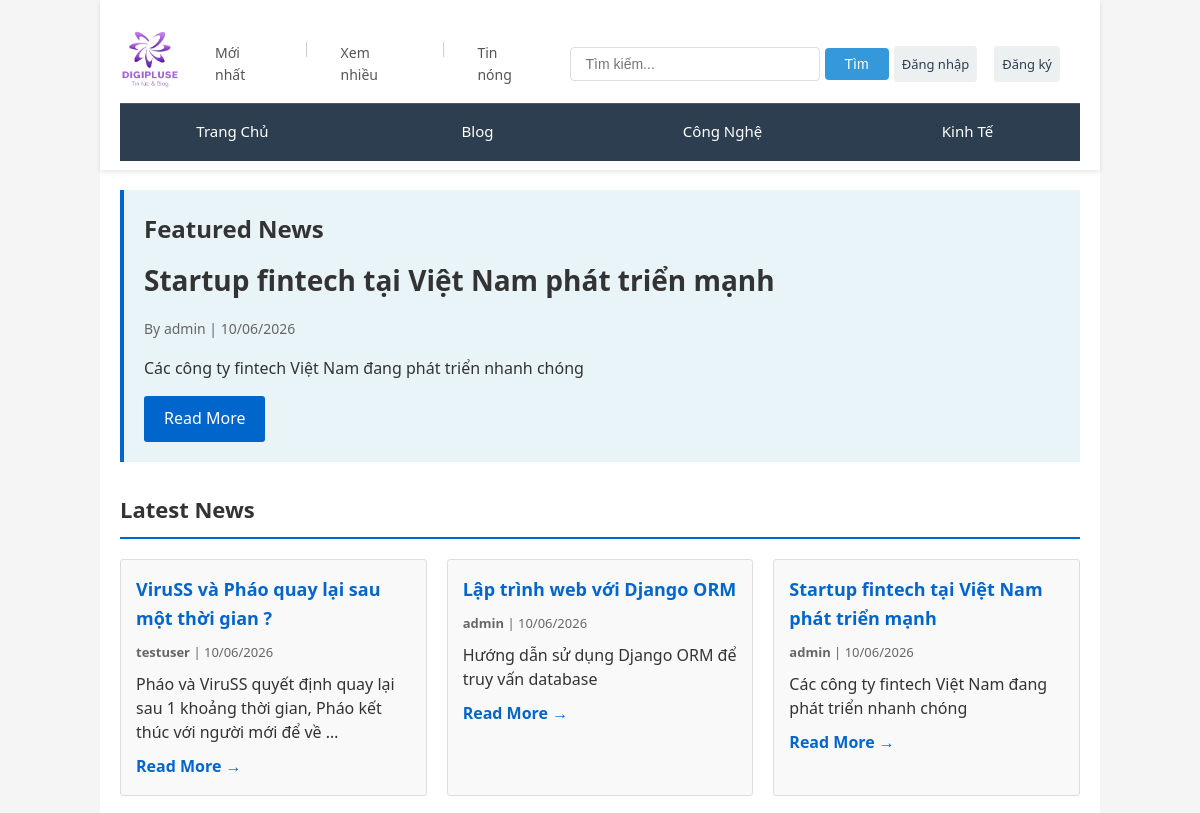
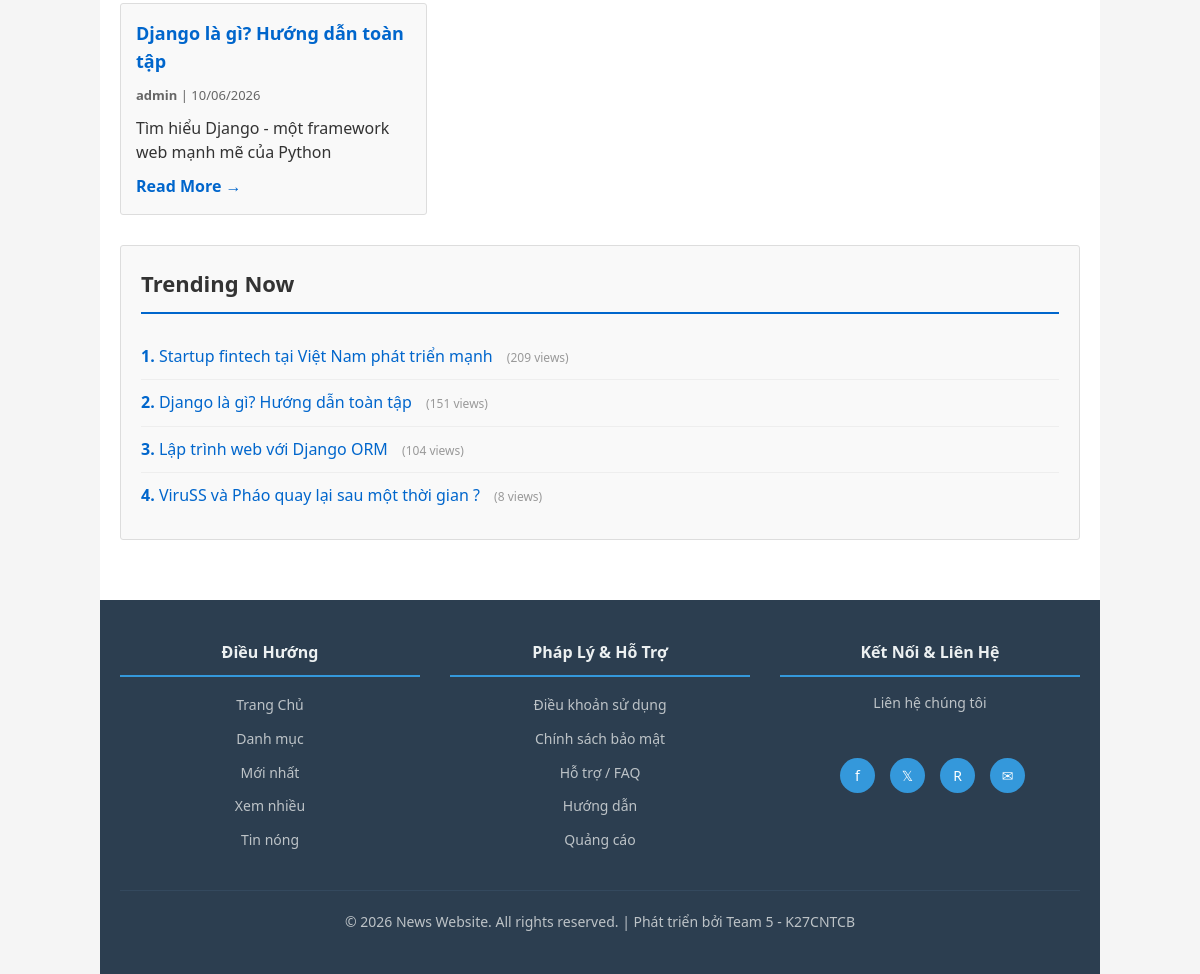
Before: / with the older database file (2 pictures, top to bottom).
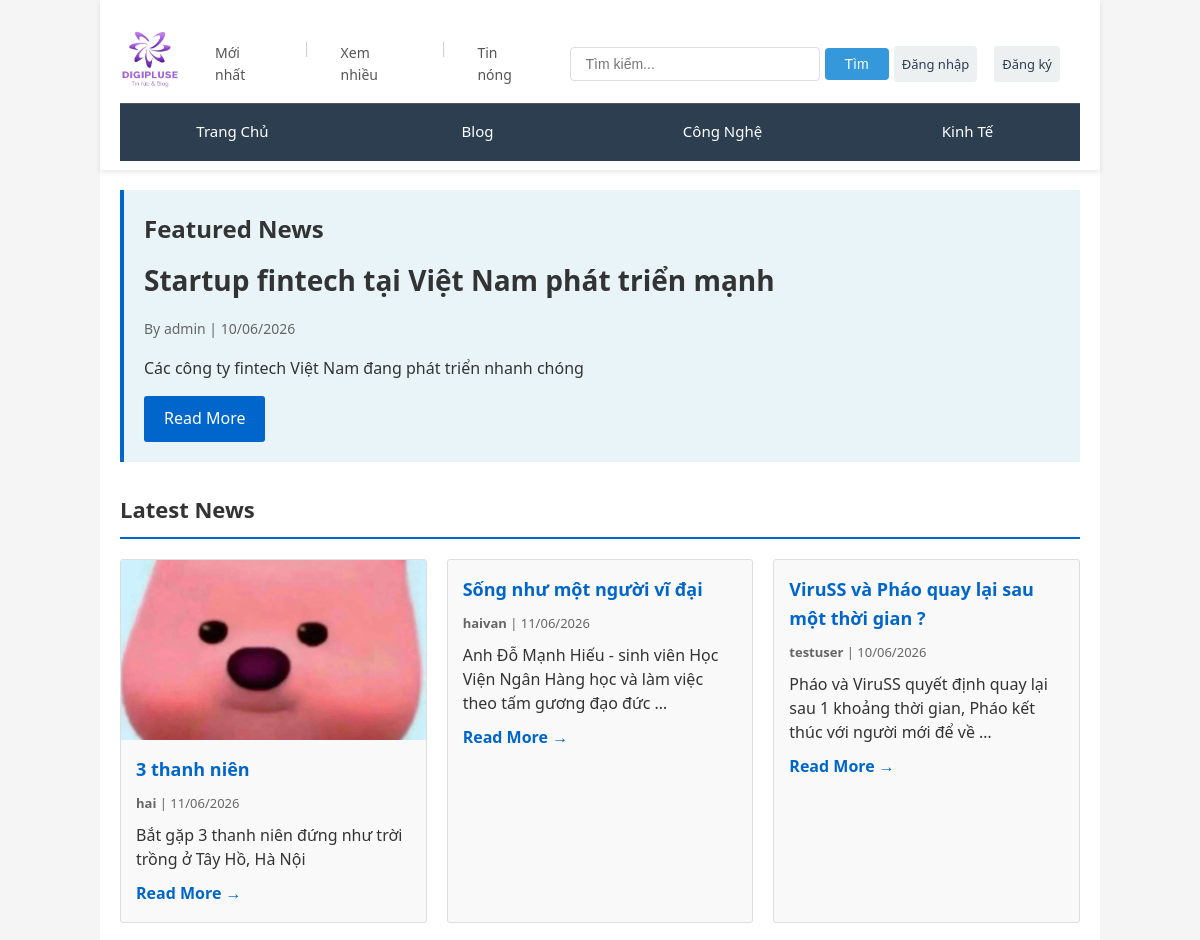
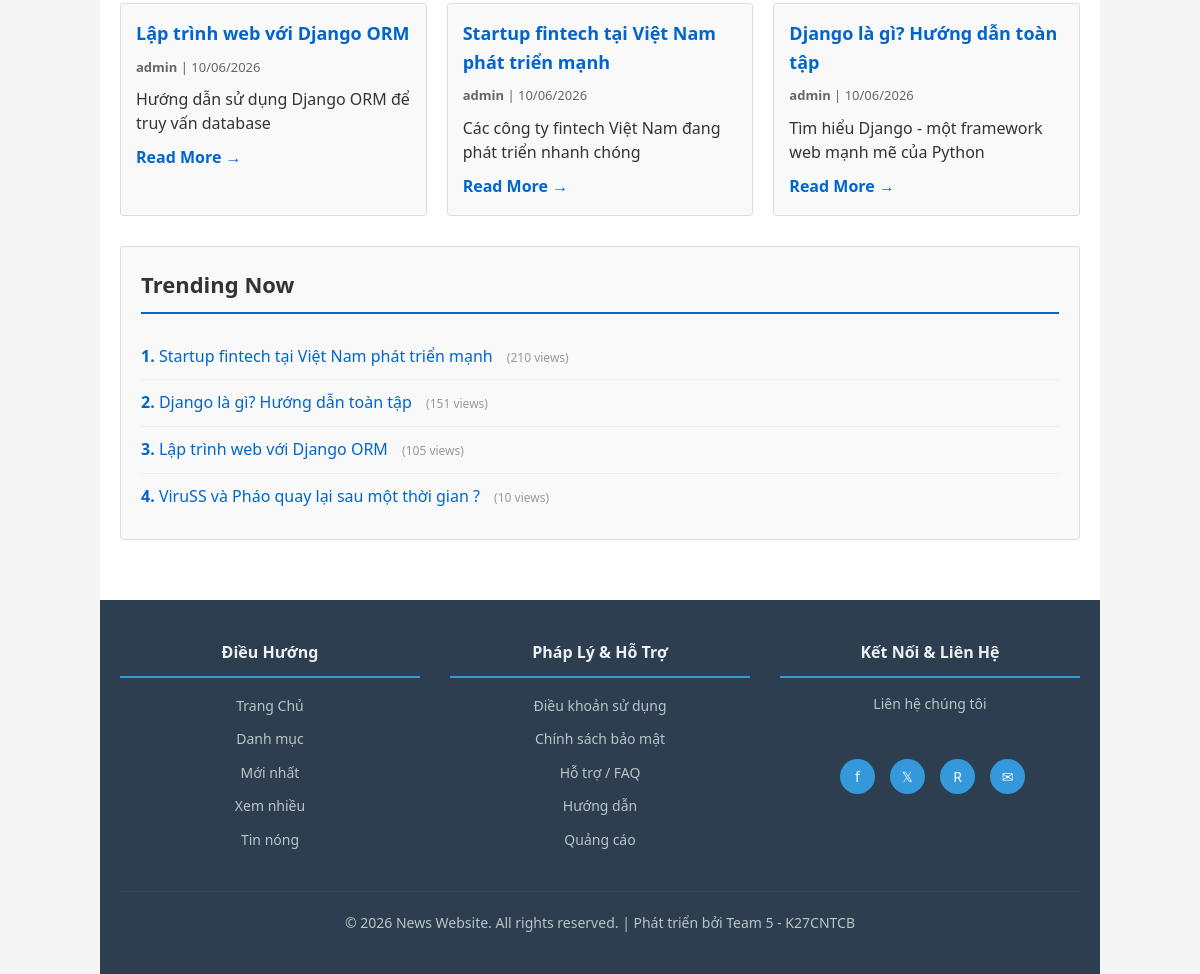
After: the same page with the newer database file (2 pictures, top to bottom).
### Webtintuc/models.py (models this page shows, shortened)
class Category(models.Model):
    CATEGORY_TYPES = (
        ('news', 'Tin Tức'),
        ('blog', 'Blog'),
    )
    name = models.CharField(max_length=100, unique=True)
    slug = models.SlugField(unique=True)
    description = models.TextField(blank=True, null=True)
    category_type = models.CharField(max_length=20, choices=CATEGORY_TYPES, default='news')
    created_at = models.DateTimeField(auto_now_add=True, null=True, blank=True)
    class Meta:
        verbose_name_plural = "Categories"
        ordering = ['name']

class Post(models.Model):
    STATUS_CHOICES = (
        ('draft', 'Nháp'),
        ('published', 'Đã đăng'),
    )
    POST_TYPES = (
        ('news', 'Tin Tức'),
        ('blog', 'Blog'),
    )
    title = models.CharField(max_length=255)
    slug = models.SlugField(unique=True)
    thumbnail = models.ImageField(upload_to='thumbnails/', null=True, blank=True)
    content = models.TextField()
    summary = models.TextField()
    category = models.ForeignKey(Category, on_delete=models.CASCADE)
    author = models.ForeignKey(User, on_delete=models.SET_NULL, null=True)
    tags = models.ManyToManyField(Tag, blank=True)
    views_count = models.IntegerField(default=0)
    status = models.CharField(max_length=20, choices=STATUS_CHOICES, default='draft')
    post_type = models.CharField(max_length=20, choices=POST_TYPES, default='news')
    created_at = models.DateTimeField(auto_now_add=True)
    updated_at = models.DateTimeField(auto_now=True)
    published_at = models.DateTimeField(null=True, blank=True)
    class Meta:
        ordering = ['-published_at', '-created_at']
        verbose_name = "Bài Viết"
        verbose_name_plural = "Bài Viết"

### Webtintuc/views.py (the view)
# urls.py: path('', views.index, name='index'),
def index(request):
    featured_post = Post.objects.filter(status='published').order_by('-views_count').first()
    latest_posts = Post.objects.filter(status='published').order_by('-published_at')[:8]
    trending_posts = Post.objects.filter(status='published').order_by('-views_count')[:4]
    return render(request, 'trang_chu.html', {
        **get_base_context(request),
        'featured_post': featured_post,
        'latest_posts': latest_posts,
        'trending_posts': trending_posts,
    })

### Webtintuc/views.py (called while the page is built)
def get_base_context(request=None):
    ctx = {'categories': Category.objects.filter(category_type='news')}
    if request and request.user.is_authenticated:
        ctx['unread_count'] = Notification.objects.filter(user=request.user, is_read=False).count()
    return ctx

### Webtintuc/templates/trang_chu.html (shortened to what this page needs)
{% extends "base.html" %}
{% block content %}
<div class="container">
    {% if featured_post %}
    <section class="featured">
        <div class="featured-card">
            <h2>Featured News</h2>
            <h1>{{ featured_post.title }}</h1>
            <p class="featured-meta">
                By {{ featured_post.author.get_full_name|default:featured_post.author.username }} | {{ featured_post.published_at|date:"d/m/Y" }}
            </p>
            <p>{{ featured_post.summary }}</p>
            <a href="{% url 'webtintuc:post_detail' featured_post.slug %}" class="btn">Read More</a>
        </div>
    </section>
    {% endif %}
    <section class="news-section">
        <h2>Latest News</h2>
        <div class="news-grid">
            {% for post in latest_posts %}
            <div class="news-card">
                {% if post.thumbnail %}
                <a href="{% url 'webtintuc:post_detail' post.slug %}">
                    <img src="{{ post.thumbnail.url }}" alt="{{ post.title }}" class="card-thumbnail">
                </a>
                {% endif %}
                <div class="card-body">
                <h3><a href="{% url 'webtintuc:post_detail' post.slug %}">{{ post.title }}</a></h3>
                <p class="news-meta">
                    <strong>{{ post.author.get_full_name|default:post.author.username }}</strong> | {{ post.published_at|date:"d/m/Y" }}
                </p>
                <p>{{ post.summary|truncatewords:20 }}</p>
                <a href="{% url 'webtintuc:post_detail' post.slug %}" class="link">Read More →</a>
                </div>
            </div>
            {% empty %}
            <p>No news available</p>
            {% endfor %}
        </div>
    </section>
    {% if trending_posts %}
    <section class="trending">
        <h2>Trending Now</h2>
        <ol class="trending-list">
            {% for post in trending_posts %}
            <li>
                <a href="{% url 'webtintuc:post_detail' post.slug %}">{{ post.title }}</a>
                <span class="views">({{ post.views_count }} views)</span>
            </li>
            {% endfor %}
        </ol>
    </section>
    {% endif %}
</div>
{% endblock %}

### Webtintuc/templates/base.html (shortened to what this page needs)
{% load static %}
<!DOCTYPE html>
<html lang="vi">
<head>
    <link rel="stylesheet" href="{% static 'css/style.css' %}">
</head>
<body>
    <div class="wrapper">
        <header>
            <div class="header-top">
                <a href="{% url 'webtintuc:index' %}" class="logo">
                    <img src="{% static 'images/logo.jpg' %}" alt="Logo" style="width: 100px; margin-left: -40px">
                </a>
                <div class="header-info">
                    <a href="{% url 'webtintuc:index' %}">Mới nhất</a>
                    <span class="separator">|</span>
                    <a href="{% url 'webtintuc:index' %}">Xem nhiều</a>
                    <span class="separator">|</span>
                    <a href="{% url 'webtintuc:index' %}">Tin nóng</a>
                </div>
                <form class="search-box" action="{% url 'webtintuc:search' %}" method="GET">
                    <input type="text" name="q" placeholder="Tìm kiếm..." value="{{ query }}">
                    <button type="submit">Tìm</button>
                </form>
                <div class="user-menu">
                    {% if user.is_authenticated %}
                        <a href="{% url 'webtintuc:notifications' %}" class="notif-bell" id="notifBell" title="Thông báo">
                            🔔
                            <span class="notif-badge" id="notifBadge" style="display:none">0</span>
                        </a>
                        <a href="{% url 'webtintuc:user_profile' user.username %}" class="user-greeting">
                            👤 {{ user.username }}
                        </a>
                        <a href="{% url 'webtintuc:logout' %}">Đăng xuất</a>
                    {% else %}
                        <a href="{% url 'webtintuc:login' %}">Đăng nhập</a>
                        <a href="{% url 'webtintuc:register' %}">Đăng ký</a>
                    {% endif %}
                </div>
            </div>
            <nav class="navbar">
                <a href="{% url 'webtintuc:index' %}" class="nav-item">Trang Chủ</a>
                {% for category in categories %}
                    <a href="{% url 'webtintuc:category' category.slug %}" class="nav-item">
                        {{ category.name }}
                    </a>
                {% endfor %}
            </nav>
        </header>
        <main>
            {% block content %}{% endblock %}
        </main>
        <footer>
            <div class="footer-content">
                <div class="footer-section">
                    <h4>Điều Hướng</h4>
                    <ul>
                        <li><a href="{% url 'webtintuc:index' %}">Trang Chủ</a></li>
                        <li><a href="#">Danh mục</a></li>
                        <li><a href="#">Mới nhất</a></li>
                        <li><a href="#">Xem nhiều</a></li>
                        <li><a href="#">Tin nóng</a></li>
                    </ul>
                </div>
                <div class="footer-section">
                    <h4>Pháp Lý & Hỗ Trợ</h4>
                    <ul>
                        <li><a href="{% url 'webtintuc:chinh_sach' %}">Điều khoản sử dụng</a></li>
                        <li><a href="{% url 'webtintuc:chinh_sach' %}">Chính sách bảo mật</a></li>
                        <li><a href="{% url 'webtintuc:faq' %}">Hỗ trợ / FAQ</a></li>
                        <li><a href="{% url 'webtintuc:huong_dan' %}">Hướng dẫn</a></li>
                        <li><a href="{% url 'webtintuc:quang_cao' %}">Quảng cáo</a></li>
                    </ul>
                </div>
                <div class="footer-section">
                    <h4>Kết Nối & Liên Hệ</h4>
                    <ul>
                        <li><p style="color: #bdc3c7; font-size: 14px;">Liên hệ chúng tôi</p></li>
                        <br>
                    </ul>
                    <div class="social-links">
                        <a href="#" title="Facebook">f</a>
                        <a href="#" title="Twitter">𝕏</a>
                        <a href="#" title="Reddit">R</a>
                        <a href="#" title="Email">✉</a>
                    </div>
                </div>
            </div>
            <div class="footer-bottom">
                <p>&copy; 2026 News Website. All rights reserved. | Phát triển bởi Team 5 - K27CNTCB</p>
            </div>
        </footer>
    </div>
</body>
</html>

### Webtintuc/static/css/style.css (style rules this page uses)
* { margin: 0; padding: 0; box-sizing: border-box; }
body { font-family: Arial, sans-serif; line-height: 1.6; color: #333; background-color: #f5f5f5; }
.wrapper { max-width: 1000px; margin: 0 auto; background: white; }
header { background: #333; color: white; padding: 20px; box-shadow: 0 2px 5px rgba(0,0,0,0.1); }
.header-top { display: flex; justify-content: space-between; align-items: center; margin-bottom: 15px; }
.logo { font-size: 24px; font-weight: bold; color: white; text-decoration: none; }
.search-box { display: flex; gap: 5px; }
.search-box input { padding: 8px 12px; border: none; border-radius: 3px; width: 250px; }
.search-box button { padding: 8px 15px; background: #555; color: white; border: none; border-radius: 3px; cursor: pointer; }
.navbar { display: flex; gap: 20px; border-top: 1px solid #555; padding-top: 15px; }
.nav-item { color: white; text-decoration: none; padding: 5px 10px; transition: background 0.3s; }
main { padding: 30px 20px; min-height: 400px; }
.container { display: flex; flex-direction: column; gap: 30px; }
.featured { background: #e8f4f8; padding: 20px; border-left: 4px solid #0066cc; }
.featured h1 { margin: 10px 0; font-size: 28px; }
.featured-meta { color: #666; font-size: 14px; margin: 10px 0; }
.featured p { margin: 15px 0; }
.btn { display: inline-block; background: #0066cc; color: white; padding: 10px 20px; text-decoration: none; border-radius: 3px; transition: background 0.3s; }
.news-section h2, .trending h2 { margin-bottom: 20px; font-size: 22px; border-bottom: 2px solid #0066cc; padding-bottom: 10px; }
.news-grid { display: grid; grid-template-columns: repeat(auto-fill, minmax(280px, 1fr)); gap: 20px; }
.news-card { background: #f9f9f9; border: 1px solid #ddd; border-radius: 3px; transition: box-shadow 0.3s; overflow: hidden; padding: 0; }
.card-thumbnail { width: 100%; height: 180px; object-fit: cover; display: block; }
.card-body { padding: 15px; }
.news-card h3 { margin-bottom: 10px; font-size: 18px; }
.news-card h3 a { color: #0066cc; text-decoration: none; }
.news-meta { color: #666; font-size: 13px; margin-bottom: 10px; }
.news-card p { margin-bottom: 10px; line-height: 1.5; }
.link { color: #0066cc; text-decoration: none; font-weight: bold; }
.trending { background: #f9f9f9; padding: 20px; border: 1px solid #ddd; border-radius: 3px; }
.trending-list { list-style: none; counter-reset: trending-counter; }
.trending-list li { counter-increment: trending-counter; padding: 10px 0; border-bottom: 1px solid #eee; }
.trending-list li:before { content: counter(trending-counter) ". "; font-weight: bold; color: #0066cc; }
.trending-list li:last-child { border-bottom: none; }
.trending-list a { color: #0066cc; text-decoration: none; }
.views { color: #999; font-size: 12px; margin-left: 10px; }
footer { background: #333; color: white; text-align: center; padding: 20px; margin-top: 30px; }
footer p { margin: 0; }
footer a { color: #aaa; text-decoration: none; }

Changed rows visible on the page:
changed Post "Startup fintech tại Việt Nam phát triển mạnh": views_count "209" → "210"
added Post: thumbnail (picture), title "3 thanh niên", author.get_full_name "hai", published_at "11/06/2026", summary "Bắt gặp 3 thanh niên đứng như trời trồng ở Tây Hồ, Hà Nội", shown under "Latest News"
added Post: title "Sống như một người vĩ đại", author.get_full_name "haivan", published_at "11/06/2026", summary "Anh Đỗ Mạnh Hiếu - sinh viên Học Viện Ngân Hàng học và làm việc theo tấm gương đạo đức …", shown under "Latest News"
changed Post "ViruSS và Pháo quay lại sau một thời gian ?": views_count "8" → "10"
changed Post "Lập trình web với Django ORM": views_count "104" → "105"
